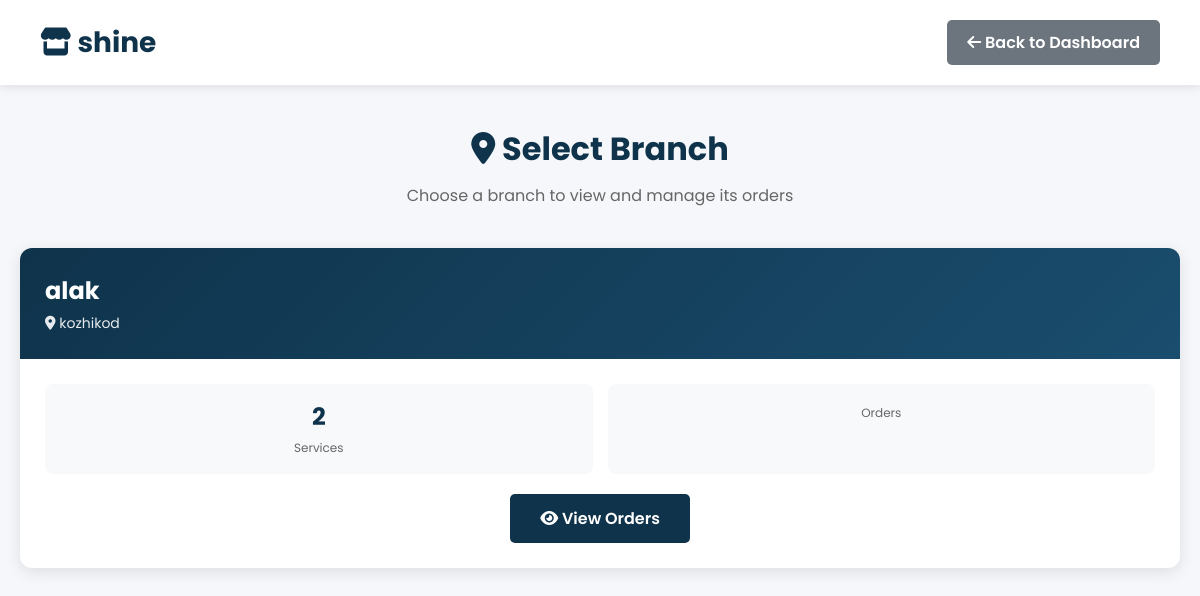
Screenshot of /shop/select-branch/ (signed in) with the database file from the repository.
### shop/models.py (models this page shows, shortened)
class LaundryShop(models.Model):
    name = models.CharField(max_length=100, unique=True)
    email = models.EmailField(unique=True)
    password = models.CharField(max_length=128, blank=True)
    address = models.TextField(blank=True)
    phone = models.CharField(max_length=15, blank=True)
    city = models.CharField(max_length=100, blank=True)
    latitude = models.FloatField(blank=True, null=True)
    longitude = models.FloatField(blank=True, null=True)
    is_approved = models.BooleanField(default=False)
    is_open = models.BooleanField(default=True)
    created_at = models.DateTimeField(default=timezone.now)

class Branch(models.Model):
    shop = models.ForeignKey(LaundryShop, on_delete=models.CASCADE, related_name='branches')
    name = models.CharField(max_length=100)
    address = models.TextField()
    phone = models.CharField(max_length=15, blank=True)
    created_at = models.DateTimeField(default=timezone.now)
    class Meta:
        unique_together = ('shop', 'name')

### shop/views.py (the view)
# urls.py: path("shop/select-branch/", views.select_branch, name="select_branch"),
@shop_login_required
def select_branch(request):
    shop_id = request.session.get('shop_id')
    shop = get_object_or_404(LaundryShop, id=shop_id)
    branches = Branch.objects.filter(shop=shop).prefetch_related('services')
    context = {
        'shop': shop,
        'branches': branches,
    }
    return render(request, 'select_branch.html', context)

### shop/views.py (called while the page is built)
def is_shop_logged_in(request):
    return 'shop_id' in request.session

def shop_login_required(view_func):
    from functools import wraps
    @wraps(view_func)
    def wrapper(request, *args, **kwargs):
        if not is_shop_logged_in(request):
            messages.error(request, "Please login to access this page")
            return redirect("shop_login")
        return view_func(request, *args, **kwargs)
    return wrapper

### shop/templates/select_branch.html (shortened to what this page needs)
{% load static %}
<!DOCTYPE html>
<html lang="en">
<head>
    <link rel="stylesheet" href="https://cdnjs.cloudflare.com/ajax/libs/font-awesome/6.0.0-beta3/css/all.min.css">
</head>
<body>
    <div class="header">
        <h1><i class="fas fa-store"></i> {{ shop.name }}</h1>
        <div>
            <a href="{% url 'shop_dashboard' %}" class="btn btn-secondary">
                <i class="fas fa-arrow-left"></i> Back to Dashboard
            </a>
        </div>
    </div>
    <div class="container">
        <div class="page-title">
            <h1><i class="fas fa-map-marker-alt"></i> Select Branch</h1>
            <p>Choose a branch to view and manage its orders</p>
        </div>
        {% if branches %}
        <div class="branches-grid">
            {% for branch in branches %}
            <div class="branch-card">
                <div class="branch-header">
                    <h3>{{ branch.name }}</h3>
                    <p><i class="fas fa-location-dot"></i> {{ branch.address }}</p>
                </div>
                <div class="branch-body">
                    <div class="branch-stats">
                        <div class="stat-item">
                            <span class="stat-value">{{ branch.services.count }}</span>
                            <span class="stat-label">Services</span>
                        </div>
                        <div class="stat-item">
                            <span class="stat-label">Orders</span>
                        </div>
                    </div>
                    <div class="branch-actions">
                        <a href="{% url 'branch_orders' branch.id %}" class="btn btn-primary">
                            <i class="fas fa-eye"></i> View Orders
                        </a>
                    </div>
                </div>
            </div>
            {% endfor %}
        </div>
        {% endif %}
    </div>
</body>
</html>

### shop/templates/select_branch.html (style rules this page uses)
* { margin: 0; padding: 0; font-family: "Poppins", sans-serif; box-sizing: border-box; }
body { background: #f5f7fa; min-height: 100vh; }
.header { background: white; padding: 20px 40px; box-shadow: 0 2px 10px rgba(0,0,0,0.1); display: flex; justify-content: space-between; align-items: center; position: sticky; top: 0; z-index: 100; }
.header h1 { color: #0f334bff; font-size: 28px; }
.btn { padding: 10px 20px; border-radius: 5px; text-decoration: none; font-weight: 600; transition: all 0.3s; border: none; cursor: pointer; display: inline-block; }
.btn-secondary { background: #6c757d; color: white; }
.container { max-width: 1200px; margin: 0 auto; padding: 40px 20px; }
.page-title { text-align: center; margin-bottom: 40px; color: #0f334bff; }
.page-title h1 { font-size: 32px; margin-bottom: 10px; }
.page-title p { color: #666; font-size: 16px; }
.branches-grid { display: grid; grid-template-columns: repeat(auto-fit, minmax(350px, 1fr)); gap: 30px; margin-top: 30px; }
.branch-card { background: white; border-radius: 12px; box-shadow: 0 4px 15px rgba(0,0,0,0.1); overflow: hidden; transition: transform 0.3s, box-shadow 0.3s; }
.branch-header { background: linear-gradient(135deg, #0f334bff 0%, #1a4d6e 100%); color: white; padding: 25px; }
.branch-header h3 { font-size: 24px; margin-bottom: 5px; }
.branch-header p { opacity: 0.9; font-size: 14px; }
.branch-body { padding: 25px; }
.branch-stats { display: grid; grid-template-columns: repeat(2, 1fr); gap: 15px; margin-bottom: 20px; }
.stat-item { text-align: center; padding: 15px; background: #f8f9fa; border-radius: 8px; }
.stat-value { font-size: 24px; font-weight: 700; color: #0f334bff; display: block; }
.stat-label { font-size: 12px; color: #666; margin-top: 5px; }
.branch-actions { text-align: center; }
.btn-primary { background: #0f334bff; color: white; padding: 12px 30px; font-size: 16px; }

### rows the page displays
LaundryShop: name "shine"
Branch: name "alak", address "kozhikod", services.count "2"
